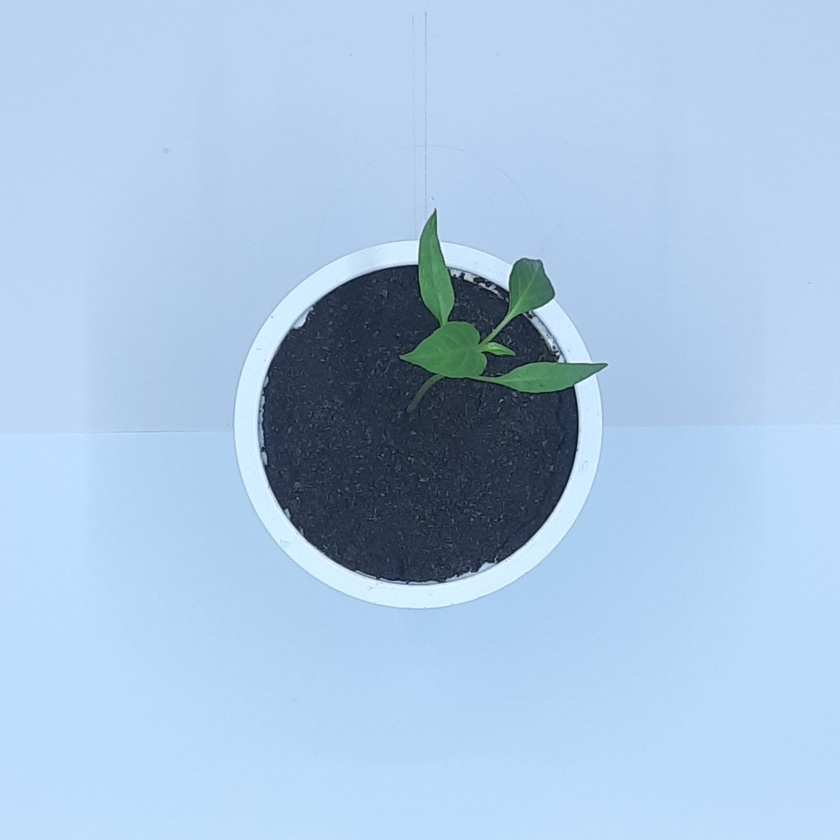
#> input picture Plant health analyzer/Input/Day01_T_06.jpg, 840 x 840 px, shrunk from 2136 x 2136 before the run, found by its file name; its folder holds only this picture in this run
$ jupyter execute Health_Indicator.ipynb
#> lines starting #> are read from the running program, lines starting #| are printed output that depends on the picture
[cell 1]
import cv2
import numpy as np
import matplotlib.pyplot as plt
import os

def analyze_plant_health(image_path):
#> called with image_path = 'input/Day01_T_06.jpg'
    image = cv2.imread(image_path)
#> image is the input picture: shape (840, 840, 3); mean B, G, R 223.3, 195.9, 168.9
    if image is None:
        print(f"Error: Could not read {image_path}")
        return

    image = cv2.cvtColor(image, cv2.COLOR_BGR2RGB)
    hsv = cv2.cvtColor(image, cv2.COLOR_RGB2HSV)
#> hsv: shape (840, 840, 3); mean H, S, V 105.1, 66.2, 223.9

    ###color thresholds###

    # yellow/Brown Patches
    lower_damage = np.array([5, 20, 20])
    upper_damage = np.array([55, 255, 255])
    mask_damage = cv2.inRange(hsv, lower_damage, upper_damage)
#> mask_damage: shape (840, 840); every value is 0

    # white Patches
    lower_white = np.array([0, 0, 190])  # high V value to avoid detecting white pots/backgrounds
    upper_white = np.array([180, 10, 255])  # low saturation to exclude bright non-damage areas
    mask_white = cv2.inRange(hsv, lower_white, upper_white)

    mask_combined = cv2.bitwise_or(mask_damage, mask_white)
    contours, _ = cv2.findContours(mask_combined, cv2.RETR_EXTERNAL, cv2.CHAIN_APPROX_SIMPLE)
#> contours = []

    # red bounding boxes
    result_image = image.copy()
    total_damage_area = 0
    for contour in contours:
        x, y, w, h = cv2.boundingRect(contour)
        cv2.rectangle(result_image, (x, y), (x + w, y + h), (255, 0, 0), 2)
        total_damage_area += w * h
#> this loop made 0 passes
#> after the loop, total_damage_area = 0

    # damage
    image_area = image.shape[0] * image.shape[1]
#> image_area = 705600
    damage_percentage = (total_damage_area / image_area) * 100
#> damage_percentage = 0
    if damage_percentage < 0.001:
        print("No Damage Detected")
    else:
        print("Leaf Damage Detected")

    # result
    fig, ax = plt.subplots(1, 3, figsize=(15, 5))
    ax[0].imshow(image)
    ax[0].set_title("Original Image")
    ax[0].axis("off")

    ax[1].imshow(mask_combined, cmap='gray')
    ax[1].set_title("Detected Damage Mask")
    ax[1].axis("off")

    ax[2].imshow(result_image)
    ax[2].set_title("Damage Bounding Boxes")
    ax[2].axis("off")

    plt.show()
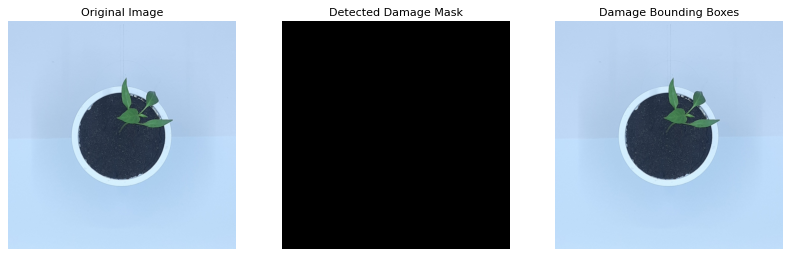
#> figure drawn by matplotlib, 3 panels


directory = "input"
for day in range(1, 15):
    filename = f"Day{day:02d}_T_06.jpg"
    image_path = os.path.join(directory, filename)
    if os.path.exists(image_path):
        print(f"Processing {filename}...")
        analyze_plant_health(image_path)
    else:
        print(f"File {filename} not found.")
